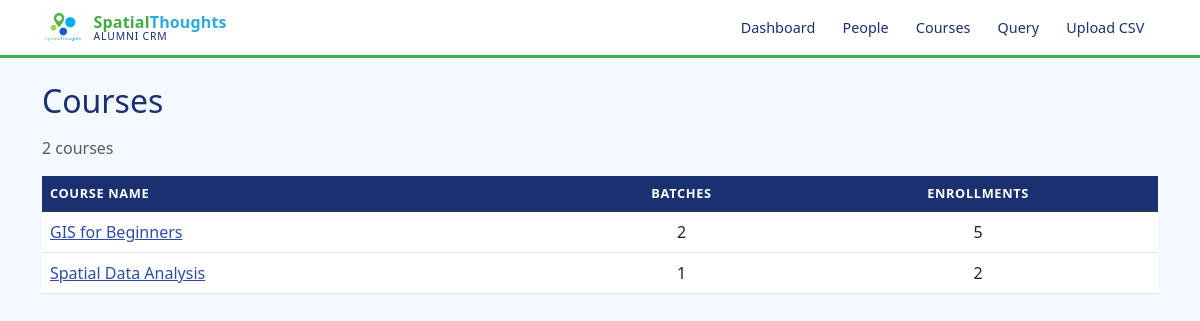
Screenshot of /courses with the database file from the repository.
### tables this page shows
CREATE TABLE courses (
    id TEXT PRIMARY KEY,
    name TEXT UNIQUE NOT NULL,
    description TEXT
);

### app.py (the view)
@app.route("/courses")
def courses():
    database = _db.get_db()
    rows = database.execute(
        """
        SELECT c.id, c.name, c.description,
               COUNT(DISTINCT b.id) as batch_count,
               COUNT(e.id) as enrollment_count
        FROM courses c
        LEFT JOIN batches b ON b.course_id = c.id
        LEFT JOIN enrollments e ON e.batch_id = b.id
        GROUP BY c.id
        ORDER BY c.name
        """
    ).fetchall()
    return render_template("courses.html", courses=rows)

### db.py (called while the page is built)
def get_db():
    if "db" not in g:
        g.db = sqlite3.connect(
            current_app.config["DATABASE"],
            detect_types=sqlite3.PARSE_DECLTYPES,
        )
        g.db.row_factory = sqlite3.Row
        g.db.execute("PRAGMA foreign_keys = ON")
    return g.db

### templates/courses.html (shortened to what this page needs)
{% extends "base.html" %}
{% block content %}
<h2 class="mb-3">Courses</h2>
<p class="text-muted">{{ courses|length }} courses</p>
<div class="table-responsive">
<table class="table table-hover">
  <thead class="table-dark">
    <tr>
      <th>Course Name</th>
      <th class="text-center">Batches</th>
      <th class="text-center">Enrollments</th>
    </tr>
  </thead>
  <tbody>
    {% for c in courses %}
    <tr>
      <td><a href="{{ url_for('course', cid=c.id) }}">{{ c.name }}</a></td>
      <td class="text-center">{{ c.batch_count }}</td>
      <td class="text-center">{{ c.enrollment_count }}</td>
    </tr>
    {% else %}
    <tr><td colspan="3" class="text-center text-muted">No courses.</td></tr>
    {% endfor %}
  </tbody>
</table>
</div>
{% endblock %}

### static/style.css (style rules this page uses)
:root { --st-green: #43AC48; --st-lime: #95C11F; --st-sky: #29ABE2; --st-navy: #2D4DA5; --st-dark: #1a3070; --st-light: #f4f8ff; }
body { background-color: var(--st-light); color: #222; }
a { color: var(--st-navy); }
.table td, .table th { vertical-align: middle; }
.table-dark { background-color: var(--st-dark) !important; }
thead.table-dark th { background-color: var(--st-dark); color: #fff; font-size: 0.8rem; text-transform: uppercase; letter-spacing: 0.05em; }
h2, h3, h5 { color: var(--st-dark); }

### rows the page displays
courses: name "GIS for Beginners", batch_count "2", enrollment_count "5"
courses: name "Spatial Data Analysis", batch_count "1", enrollment_count "2"

### other values shown
{{ courses|length }} "2"
